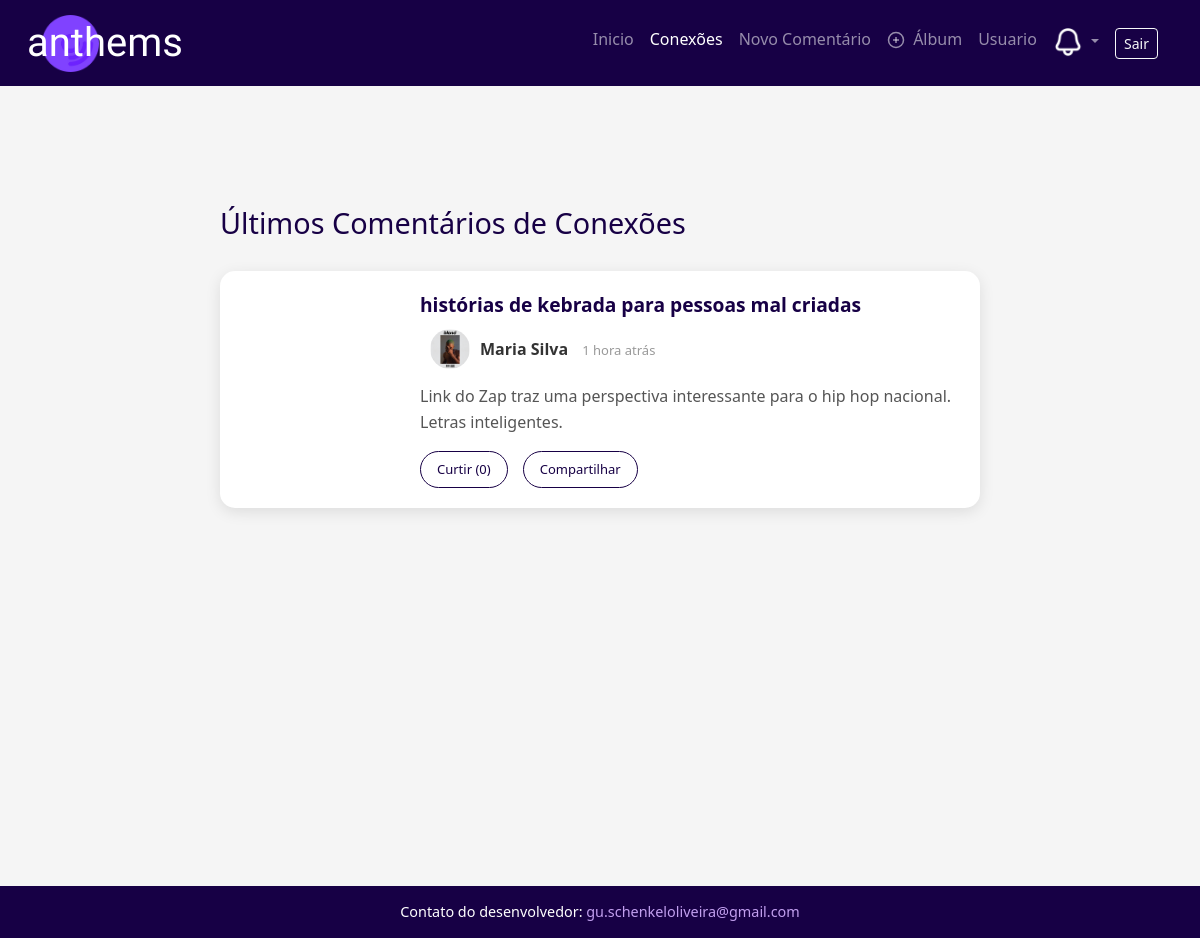
Page /comentarios/VerComentariosConexoes.php (signed in) on the committed database.
### tables this page shows
CREATE TABLE `comments` (
  `id` int NOT NULL,
  `user_id` int NOT NULL,
  `album_id` int NOT NULL,
  `parent_id` int DEFAULT NULL,
  `rating` tinyint DEFAULT NULL,
  `comment` text NOT NULL,
  `status` enum('pending','approved','rejected') DEFAULT 'approved',
  `likes_count` int DEFAULT '0',
  `created_at` datetime DEFAULT CURRENT_TIMESTAMP,
  `updated_at` datetime DEFAULT CURRENT_TIMESTAMP ON UPDATE CURRENT_TIMESTAMP
);

CREATE TABLE `albums` (
  `id` int NOT NULL,
  `title` varchar(255) NOT NULL,
  `artist` varchar(255) NOT NULL,
  `cover_image` varchar(255) DEFAULT NULL,
  `release_year` year DEFAULT NULL,
  `genre` varchar(100) DEFAULT NULL,
  `spotify_url` varchar(500) DEFAULT NULL,
  `apple_music_url` varchar(500) DEFAULT NULL,
  `total_comments` int DEFAULT '0',
  `average_rating` decimal(2,1) DEFAULT '0.0',
  `created_at` datetime DEFAULT CURRENT_TIMESTAMP,
  `updated_at` datetime DEFAULT CURRENT_TIMESTAMP ON UPDATE CURRENT_TIMESTAMP
);

CREATE TABLE `users` (
  `id` int NOT NULL,
  `username` varchar(30) NOT NULL,
  `full_name` varchar(100) NOT NULL,
  `email` varchar(255) NOT NULL,
  `password_hash` varchar(255) NOT NULL,
  `email_token` varchar(64) DEFAULT NULL,
  `email_verified_at` datetime DEFAULT NULL,
  `is_admin` tinyint(1) DEFAULT '0',
  `active` tinyint(1) DEFAULT '1',
  `newsletter` tinyint(1) DEFAULT '0',
  `profile_image` varchar(255) DEFAULT NULL,
  `cover_image` varchar(255) DEFAULT NULL,
  `bio` text,
  `terms_accepted_at` datetime NOT NULL,
  `last_login` datetime DEFAULT NULL,
  `created_at` datetime DEFAULT CURRENT_TIMESTAMP,
  `updated_at` datetime DEFAULT CURRENT_TIMESTAMP ON UPDATE CURRENT_TIMESTAMP
);

### comentarios/VerComentariosConexoes.php (the view, shortened to what this page needs)
<?php
$usuario = getCurrentUser();
$pdo = getDBConnection();
$stmtConnections = $pdo->prepare("
    SELECT
        CASE
            WHEN follower_id = ? THEN following_id
            ELSE follower_id
        END as connected_user_id
    FROM connections
    WHERE (follower_id = ? OR following_id = ?)
    AND status = 'accepted'
");
$stmtConnections->execute([$usuario['id'], $usuario['id'], $usuario['id']]);
$connectionIds = $stmtConnections->fetchAll(PDO::FETCH_COLUMN);
$comentarios = [];
if (!empty($connectionIds)) {
    $placeholders = str_repeat('?,', count($connectionIds) - 1) . '?';
    $sql = "
        SELECT
            c.id,
            c.comment as texto,
            c.created_at,
            c.likes_count as likes,
            c.rating,
            u.id as autor_id,
            u.username,
            u.full_name as autor,
            u.profile_image,
            a.title as album_titulo,
            a.cover_image as album_capa,
            a.id as album_id
        FROM comments c
        JOIN users u ON c.user_id = u.id
        LEFT JOIN albums a ON c.album_id = a.id
        WHERE c.user_id IN ($placeholders)
        AND c.status = 'approved'
        ORDER BY c.created_at DESC
        LIMIT 50
    ";
    $stmtComments = $pdo->prepare($sql);
    $stmtComments->execute($connectionIds);
    $comentarios = $stmtComments->fetchAll(PDO::FETCH_ASSOC);
}
include '../includes/header.php';
?>
<?php include '../includes/navbar.php'; ?>
<main class="conexoes-page">
    <div class="conexoes-container">
        <h1>Últimos Comentários de Conexões</h1>
        <?php if (empty($comentarios)): ?>
            <div class="empty-state">
                <svg width="80" height="80" viewBox="0 0 24 24" fill="none" stroke="currentColor" stroke-width="1.5">
                    <path d="M17 21v-2a4 4 0 0 0-4-4H5a4 4 0 0 0-4 4v2"></path>
                    <circle cx="9" cy="7" r="4"></circle>
                    <path d="M23 21v-2a4 4 0 0 0-3-3.87"></path>
                    <path d="M16 3.13a4 4 0 0 1 0 7.75"></path>
                </svg>
                <h3>Sem comentários ainda</h3>
                <p>Adicione conexões para ver os comentários delas aqui.</p>
                <a href="../perfil/perfil.php" class="btn-add-connections">Encontrar Conexões</a>
            </div>
        <?php else: ?>
            <?php foreach ($comentarios as $comentario): ?>
                <a href="../albuns/album.php?id=<?= $comentario['album_id'] ?>#comment-<?= $comentario['id'] ?>" class="review-link">
                    <div class="review-card">
                        <?php if (!empty($comentario['album_capa'])): ?>
                            <div class="album-cover-container" style="background-image: url('/img/<?= htmlspecialchars($comentario['album_capa']) ?>');"></div>
                        <?php endif; ?>
                        <div class="review-content-container">
                            <div class="album-variations">
                                <?= htmlspecialchars($comentario['album_titulo'] ?? 'Álbum') ?>
                            </div>
                            <div class="reviewer-info">
                                <?php
                                $hasValidImage = !empty($comentario['profile_image']) && file_exists(__DIR__ . '/../uploads/' . $comentario['profile_image']);
                                $profileLink = '../perfil/perfiloutrosusuarios.php?username=' . htmlspecialchars($comentario['username']);
                                ?>
                                <a href="<?= $profileLink ?>" class="reviewer-avatar-link" onclick="event.stopPropagation();">
                                    <?php if ($hasValidImage): ?>
                                        <img src="../uploads/<?= htmlspecialchars($comentario['profile_image']) ?>" alt="" class="reviewer-avatar-img">
                                    <?php else: ?>
                                        <div class="reviewer-avatar"><?= htmlspecialchars($comentario['autor_avatar']) ?></div>
                                    <?php endif; ?>
                                </a>
                                <div>
                                    <a href="<?= $profileLink ?>" class="reviewer-name-link" onclick="event.stopPropagation();">
                                        <span class="reviewer-name"><?= htmlspecialchars($comentario['autor']) ?></span>
                                    </a>
                                    <span class="review-date"><?= htmlspecialchars($comentario['data']) ?></span>
                                </div>
                            </div>
                            <div class="review-text">
                                <?= htmlspecialchars($comentario['texto']) ?>
                            </div>
                            <div class="review-actions">
                                <button class="action-btn like-btn" id="like-btn-<?= $comentario['id'] ?>" data-comment-id="<?= $comentario['id'] ?>" data-likes="<?= $comentario['likes'] ?? 0 ?>" onclick="event.preventDefault(); event.stopPropagation(); curtirComentario(<?= $comentario['id'] ?>)">
                                    Curtir (<span class="like-count"><?= $comentario['likes'] ?? 0 ?></span>)
                                </button>
                                <button class="action-btn" onclick="event.preventDefault(); event.stopPropagation(); compartilharComentario(<?= $comentario['id'] ?>)">
                                    Compartilhar
                                </button>
                            </div>
                        </div>
                    </div>
                </a>
            <?php endforeach; ?>
        <?php endif; ?>
    </div>
</main>
<?php
include '../includes/footer.php';
?>

### css/estilos.css (style rules this page uses)
:root { --primary-color: #170045; --primary-light: #c29fef; --secondary-light: #a0d8f3; --accent-light: #f5a8a8; --success-light: #b5e8b5; --text-white: #ffffff; --text-gray: #6c757d; --border-gray: #dee2e6; --border-light: #eee; --shadow-light: rgba(0,0,0,0.1); --shadow-overlay: rgba(0,0,0,0.5); }
.reviewer-avatar-link { text-decoration: none; display: block; }
.reviewer-name-link { text-decoration: none; color: inherit; }

### rows in the picture
comments: album.title "histórias de kebrada para pessoas mal criadas", user.profile_image (picture), user.full_name "Maria Silva", data "1 hora atrás", comment "Link do Zap traz uma perspectiva interessante para o hip hop nacional. Letras inteligentes.", likes_count "0"
